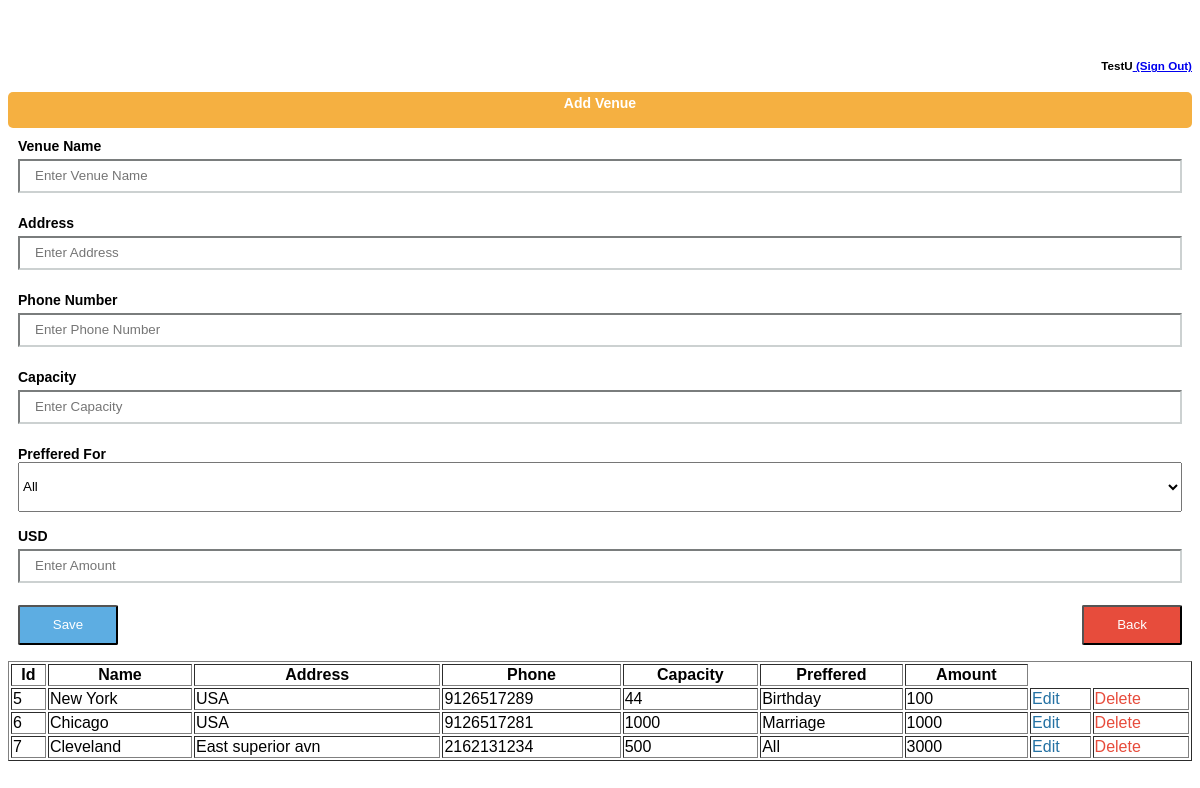
/AddVenue.php (signed in), run on the app's committed database.
### tables this page shows
CREATE TABLE IF NOT EXISTS `venue` (
  `Id` int(4) NOT NULL AUTO_INCREMENT,
  `name` varchar(30) DEFAULT NULL,
  `addr` varchar(20) DEFAULT NULL,
  `phone` bigint(20) DEFAULT NULL,
  `capacity` int(6) DEFAULT NULL,
  `prefered` varchar(50) DEFAULT NULL,
  `money` int(6) DEFAULT NULL,
  PRIMARY KEY (`Id`)
);

### AddVenue.php (the view, shortened to what this page needs)
<?php
   include('session.php');
?>
<html>
   <head>
   </head>
   <body bgcolor = "#FFFFFF">
	<br><br>
      <div  align = "left" >
      <h5 style="text-align:right;"> <?php echo $_SESSION['Username']; ?><a href = "logout.php">  (Sign Out)</a></h5>
         <div style = "width:100%; border: solid 1px #00000 ;border-radius: 25px; " align = "left">
            <div style = "background-color:#F5B041; color:#FFFFFF;height:30px; padding:3px;margin-top:5px;border-radius: 5px;text-align:center;"><b>Add Venue</b></div>
            <div style = "margin:10px">
                <form  action = "" method = "post">
                <label for="VenueName"><b>Venue Name</b></label>
                <input type="text" placeholder="Enter Venue Name" name="VenueName" id="VenueName" required>
                <label for="Address"><b>Address</b></label>
                <input type="text" placeholder="Enter Address" name="Address" id="Address" required>
                <label for="PhoneNumber"><b>Phone Number</b></label>
                <input type="text" placeholder="Enter Phone Number" name="PhoneNumber" id="PhoneNumber" required>
                <label for="Capacity"><b>Capacity</b></label>
                <input type="Text" placeholder="Enter Capacity" name="Capacity" id="Capacity" required>
                <label for="PrefferedFor"><b>Preffered For</b></label>
                <br>
                <?php
                if($r_set = $db->query("SELECT EventType FROM EventType")){
                echo "<select  id=EventType name=EventType  style='width:100%;height:50px;'>";
                echo "<option value=All>All</option>";
                echo "</select>";
                }else{
                echo $connection->error;
                }
                ?>
                <br>
                <br>
                <label for="USD"><b>USD</b></label>
                <input type="Text" placeholder="Enter Amount" name="USD" id="USD" required>
                <button style="background-color:#5DADE2; border-radius:2px;color:white;float: left;width:100px;height:40px;" type="submit" name="submit" class="btn btn-primary btn-block btn-large">Save</button>
                <button style="background-color:#E74C3C; border-radius:2px;color:white;float: right;width:100px;height:40px;margin-left:10px;" onclick=window.location.href='welcome.php'  name="submit" class="btn btn-primary btn-block btn-large">Back</button>
               </form>
               <br><br>
            </div>
         </div>
      </div>
      <?php
        $sql = "SELECT * FROM venue";
        $result = mysqli_query($db,$sql);
        echo "<table border='1' style='width:100%;'>
        <tr>
        <th>Id</th>
        <th>Name</th>
        <th>Address</th>
        <th>Phone</th>
        <th>Capacity</th>
        <th>Preffered</th>
        <th>Amount</th>
        </tr>";
        while($row = mysqli_fetch_array($result))
        {
        echo "<tr>";
        echo "<td>" . $row['Id'] . "</td>";
        echo "<td>" . $row['name'] . "</td>";
        echo "<td>" . $row['addr'] . "</td>";
        echo "<td>" . $row['phone'] . "</td>";
        echo "<td>" . $row['capacity'] . "</td>";
        echo "<td>" . $row['prefered'] . "</td>";
        echo "<td>" . $row['money'] . "</td>";
        echo "<td>"?> <a href="editVenue.php?id=<?php echo $row['Id'] ?>" class="linkClassEdit">Edit</a> <?php "</td>";
        echo "<td>"?> <a href="deleteVenue.php?id=<?php echo $row['Id'] ?>" class="linkClassDelete">Delete</a> <?php "</td>";
        echo "</tr>";
        }
        echo "</table>";
        ?>
   </body>
</html>

### AddVenue.php (style rules this page uses)
body { font-family:Arial, Helvetica, sans-serif; font-size:14px; }
label { font-weight:bold; width:100px; font-size:14px; }
input[type=text], input[type=password],input[type=Email] { height:10px; padding: 15px; margin: 5px 0 22px 0; display: inline-block; border-color:#CCD1D1; width:100%; outline: none; }
a.linkClassEdit:link { text-decoration:none;color:#2471A3; }
a.linkClassDelete:link { text-decoration:none;color:#E74C3C; }

### data on the page
venue: Id "5", name "New York", addr "USA", phone "9126517289", capacity "44", prefered "Birthday", money "100"
venue: Id "6", name "Chicago", addr "USA", phone "9126517281", capacity "1000", prefered "Marriage", money "1000"
venue: Id "7", name "Cleveland", addr "East superior avn", phone "2162131234", capacity "500", prefered "All", money "3000"

### other printed values
$_SESSION['Username'] "TestU"
